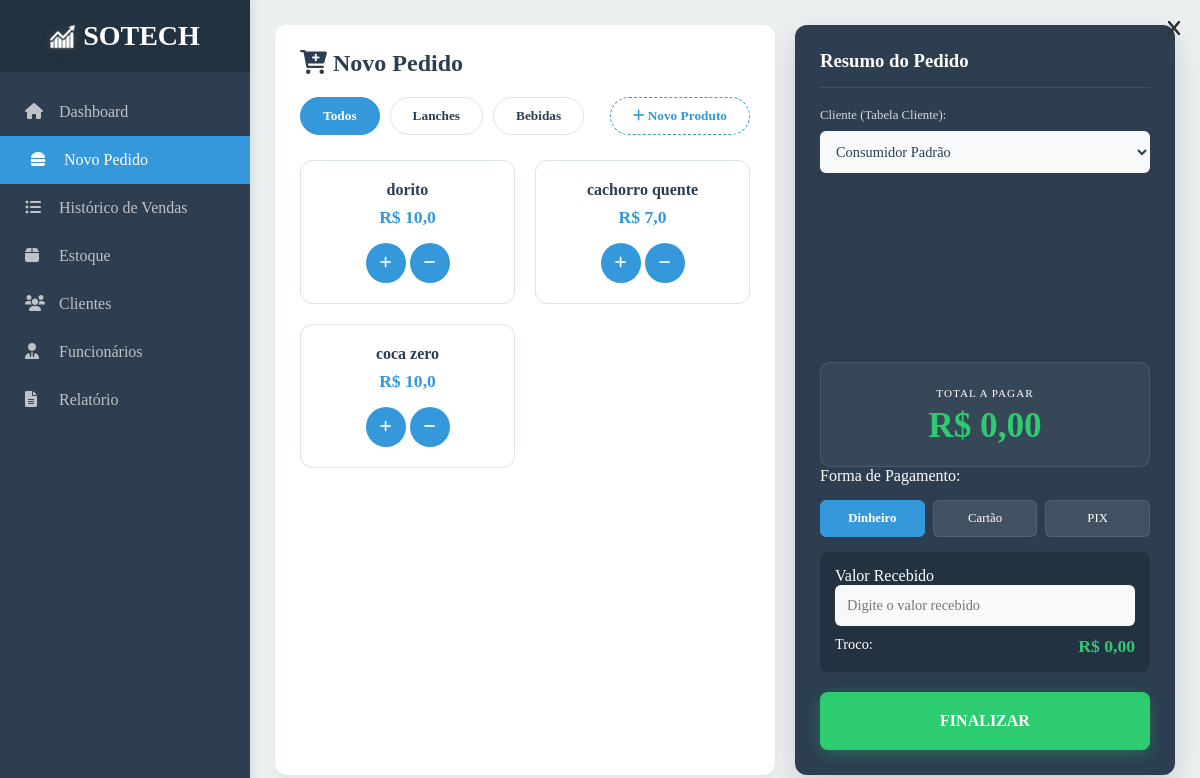
The app's page /pedido/ with its own data.
### core/models.py (models this page shows, shortened)
class Produto(models.Model):
    CATEGORIAS = [
        ('Lanche','Lanche'),
        ('bebida','Bebida')
    ]
    categoria = models.CharField("Categoria",max_length=45,choices=CATEGORIAS)
    nome = models.CharField("Nome",max_length=45)
    preco = models.FloatField("Preço")
    disponibilidade = models.CharField("Disponibilidade",max_length=45)
    estoque = models.ForeignKey(Estoque,on_delete=models.PROTECT)

### core/views.py (the view)
# urls.py: path('pedido/',novo_pedido,name="pedido"),
def novo_pedido(request):
    lanches=Produto.objects.filter(categoria="lanche")
    bebidas=Produto.objects.filter(categoria="bebida")
    form = ProdutoForm(request.POST or None)
    if form.is_valid():
        form.save()
        return redirect("pedido")
    context={
        'lanches' : lanches,
        'bebidas' : bebidas,
        'form' : form
    }
    return render(request,"html/novo_pedido.html",context)

### core/forms.py
class ProdutoForm(forms.ModelForm):
    class Meta:
        model = Produto
        fields = ['nome','preco','categoria']

### core/templates/html/novo_pedido.html (shortened to what this page needs)
{% extends 'base.html' %}
{% load widget_tweaks %}
{% load static %}
{% block estilo %}
<link rel="stylesheet" href="{% static 'style/style_pedidos.css' %}?{% now 'U' %}">
{% endblock %}
{% block conteudo %}
<main class="main-content pdv-layout">
    <section class="products-area">
        <header class="content-header">
            <h2><i class="fas fa-cart-plus"></i> Novo Pedido</h2>
            <div class="filter-bar">
                <button class="filter-btn active" data-filter="todos">Todos</button>
                <button class="filter-btn" data-filter="lanche">Lanches</button>
                <button class="filter-btn" data-filter="bebida">Bebidas</button>
                <button class="filter-btn add-product-btn" data-filter="add">
                    <i class="fas fa-plus"></i> Novo Produto
                </button>
            </div>
        </header>
        <div class="products-grid">
            {% for lanche in lanches %}
            <div class="product-card lanche">
                <button class="btn-remove">
                    <i class="fa-solid fa-x"></i>
                </button>
                <div class="product-det">
                    <h4>{{lanche.nome}}</h4>
                    <span class="item-price">R$ {{lanche.preco}}</span>
                </div>
                <div class="product-btn">
                    <button class="add-item-btn" data-name="{{lanche.nome}}" data-price="{{lanche.preco}}">
                        <i class="fas fa-plus"></i>
                    </button>
                    <button class="remove-item-btn" data-name="{{lanche.nome}}" data-price="{{lanche.preco}}">
                        <i class="fa-solid fa-minus"></i>
                    </button>
                </div>
            </div>
            {% endfor %}
            {% for bebida in bebidas %}
            <div class="product-card bebida">
                <button class="btn-remove">
                    <i class="fa-solid fa-x"></i>
                </button>
                <div class="product-det">
                    <h4>{{bebida.nome}}</h4>
                    <span class="item-price">R$ {{bebida.preco}}</span>
                </div>
                <div class="product-btn">
                    <button class="add-item-btn" data-name="{{bebida.nome}}" data-price="{{bebida.preco}}">
                        <i class="fas fa-plus"></i>
                    </button>
                    <button class="remove-item-btn" data-name="{{bebida.nome}}" data-price="{{bebida.preco}}">
                        <i class="fa-solid fa-minus"></i>
                    </button>
                </div>
            </div>
            {% endfor %}
        </div>
    </section>
    <section class="checkout-sidebar">
        <div class="checkout-header">
            <h3>Resumo do Pedido</h3>
        </div>
        <div class="order-info">
            <label>Cliente (Tabela Cliente):</label>
            <select class="sigl-input">
                <option>Consumidor Padrão</option>
            </select>
        </div>
        <div class="cart-list"></div>
        <div class="payment-box">
            <div class="total-display">
                <span>TOTAL A PAGAR</span>
                <h2 id="total-value">R$ 0,00</h2>
            </div>
            <div class="method-select">
                <p>Forma de Pagamento:</p>
                <div class="method-grid">
                    <button class="method-btn active">Dinheiro</button>
                    <button class="method-btn">Cartão</button>
                    <button class="method-btn">PIX</button>
                </div>
            </div>
            <div class="change-area">
                <label for="valor-recebido">Valor Recebido</label>
                <input type="number" id="valor-recebido" class="sigl-input" placeholder="Digite o valor recebido"
                    step="0.01">
                <div class="change-text">
                    Troco: <strong id="troco-value">R$ 0,00</strong>
                </div>
            </div>
            <button class="btn-finalize-order">
                FINALIZAR
            </button>
        </div>
    </section>
</main>
{% endblock %}

### core/static/style/global.css (style rules this page uses)
:root { --primary: #2C3E50; --secondary: #3498DB; --success: #2ECC71; --warning: #F1C40F; --danger: #E74C3C; --bg: #ECF0F1; --white: #FFFFFF; --text: #2C3E50; --border: #DCE4E6; }

### core/static/style/style_pedidos.css (style rules this page uses)
* { margin: 0; padding: 0; box-sizing: border-box; font-family: 'Rajdhani', Rajdhani-serif; }
body { display: flex; background-color: var(--bg); color: var(--text); min-height: 100vh; }
.main-content { margin-left: 250px; flex: 1; height: 100vh; padding: 25px; display: grid; grid-template-columns: 1fr 380px; gap: 20px; }
.products-area { background: var(--white); border-radius: 12px; padding: 25px; overflow-y: auto; box-shadow: 0 4px 6px rgba(0, 0, 0, 0.05); }
.content-header h2 { color: var(--primary); font-size: 1.5rem; margin-bottom: 20px; }
.filter-bar { margin-bottom: 25px; display: flex; gap: 10px; flex-wrap: wrap; }
.filter-btn { padding: 10px 22px; border-radius: 25px; border: 1px solid var(--border); background: var(--white); color: var(--text); font-weight: 600; cursor: pointer; transition: 0.2s ease; }
.filter-btn.active { background: var(--secondary); border-color: var(--secondary); color: var(--white); }
.add-product-btn { margin-left: auto; background-color: transparent; color: var(--secondary); border: 1px dashed var(--secondary); }
.products-grid { display: grid; grid-template-columns: repeat(auto-fill, minmax(180px, 1fr)); gap: 20px; }
.product-card { border: 1px solid var(--border); padding: 20px; border-radius: 12px; display: flex; flex-direction: column; align-items: center; text-align: center; transition: 0.3s ease; }
.product-det h4 { font-size: 1rem; margin-bottom: 8px; color: var(--primary); }
.item-price { color: var(--secondary); font-weight: 700; font-size: 1.1rem; }
.btn-remove { position: absolute; top: 15px; right: 15px; background: transparent; border: none; outline: none; cursor: pointer; color: #333; font-size: 16px; padding: 5px; transition: transform 0.2s; }
.add-item-btn, .remove-item-btn { margin-top: 15px; background: var(--secondary); color: var(--white); border: none; width: 40px; height: 40px; border-radius: 50%; cursor: pointer; transition: 0.3s; }
.checkout-sidebar { background: var(--primary); color: var(--white); border-radius: 12px; padding: 25px; display: flex; flex-direction: column; box-shadow: 0 10px 30px rgba(0, 0, 0, 0.15); }
.checkout-header { border-bottom: 1px solid rgba(255, 255, 255, 0.1); padding-bottom: 15px; margin-bottom: 20px; }
.order-info label { font-size: 0.8rem; opacity: 0.8; margin-bottom: 8px; display: block; }
.sigl-input { width: 100%; padding: 12px; border-radius: 6px; border: none; background-color: #F8F9FA; color: var(--text); font-size: 0.9rem; }
.cart-list { flex: 1; margin: 20px 0; overflow-y: auto; }
.total-display { background: rgba(255, 255, 255, 0.05); padding: 20px; border-radius: 10px; text-align: center; border: 1px solid rgba(255, 255, 255, 0.1); }
.total-display span { font-size: 0.7rem; letter-spacing: 1px; text-transform: uppercase; }
.total-display h2 { color: var(--success); font-size: 2.2rem; margin-top: 5px; }
.method-grid { display: grid; grid-template-columns: 1fr 1fr 1fr; gap: 8px; margin: 15px 0; }
.method-btn { padding: 10px; font-size: 0.8rem; border: 1px solid rgba(255, 255, 255, 0.1); background: rgba(255, 255, 255, 0.1); color: var(--white); border-radius: 6px; cursor: pointer; transition: 0.2s; }
.method-btn.active { background: var(--secondary); border-color: var(--secondary); font-weight: bold; }
.change-area { margin-top: 15px; padding: 15px; background: rgba(0, 0, 0, 0.2); border-radius: 8px; }
.change-text { margin-top: 10px; display: flex; justify-content: space-between; font-size: 0.9rem; }
.change-text strong { color: var(--success); font-size: 1.1rem; }
.btn-finalize-order { background: var(--success); color: var(--white); border: none; padding: 20px; width: 100%; border-radius: 8px; font-weight: bold; font-size: 1rem; cursor: pointer; margin-top: 20px; transition: 0.3s; box-shadow: 0 4px 15px rgba(46, 204, 113, 0.3); }

### records on screen
Produto: nome "dorito", preco "10,0"
Produto: nome "cachorro quente", preco "7,0"
Produto: nome "coca zero", preco "10,0"
